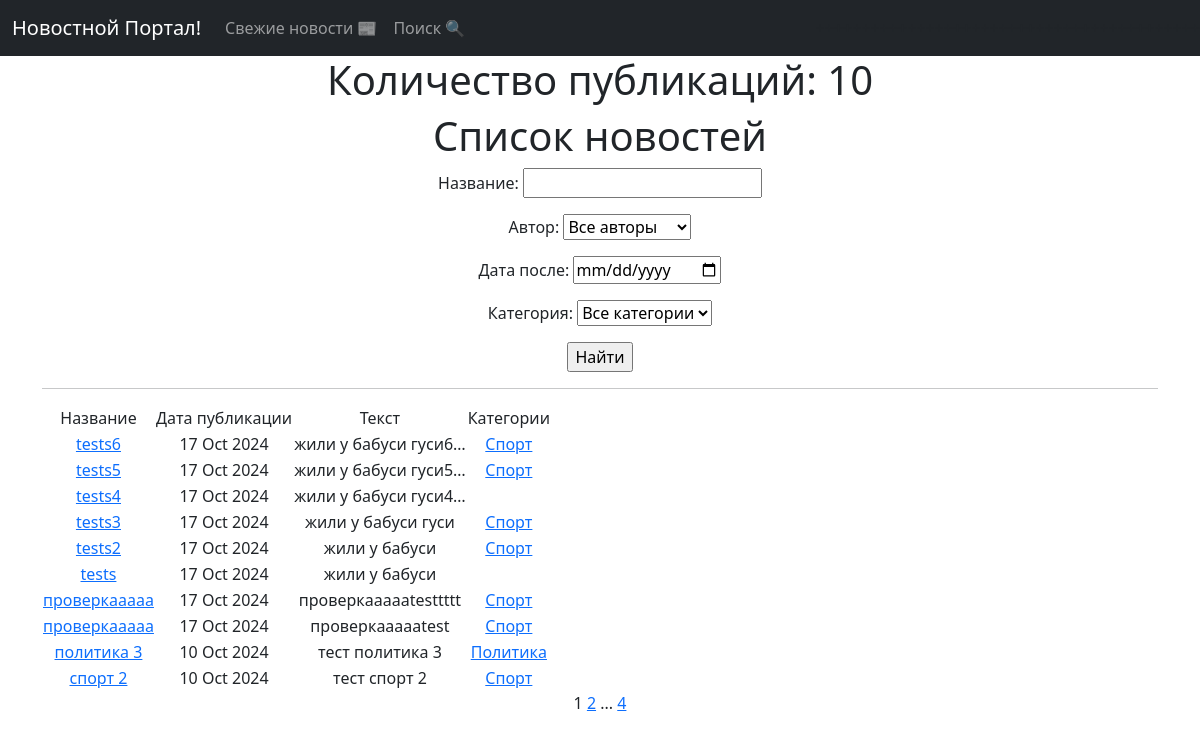
The app's page /post/search/, older data.
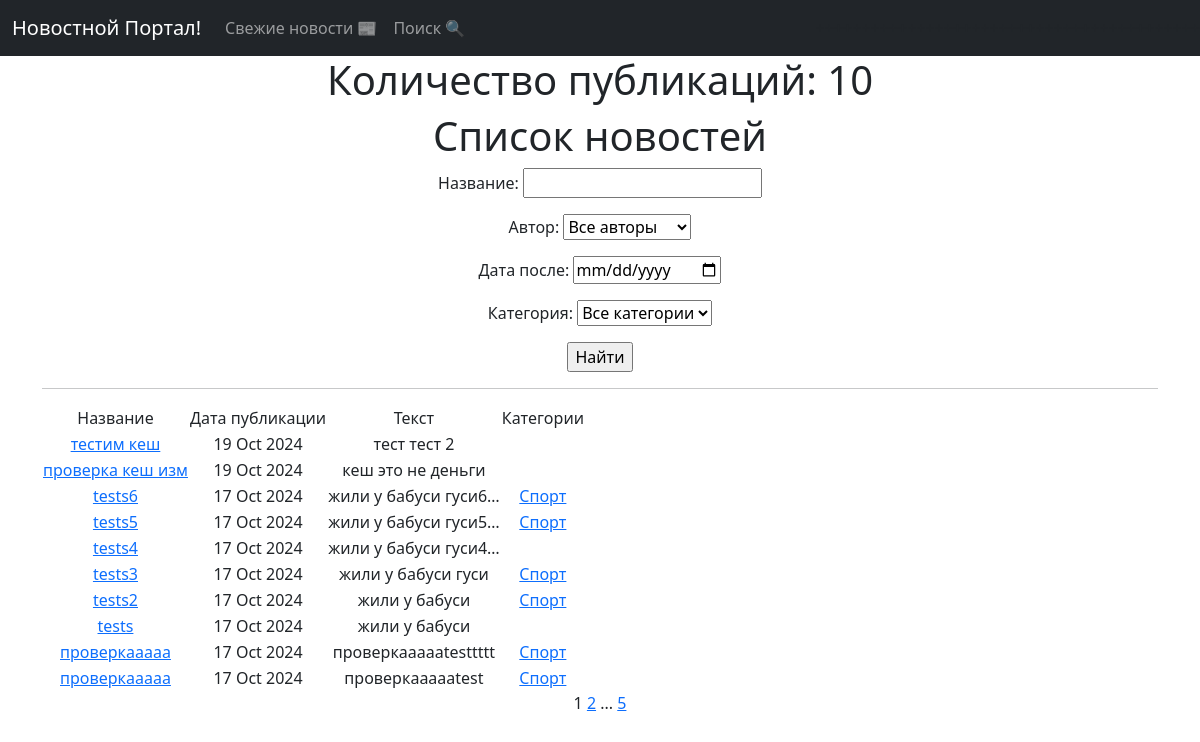
The same page, newer data.
### news/models.py (models this page shows, shortened)
class Post(models.Model):
    article = 'AR'
    news = 'NE'
    POSITIONS = [
        (article, 'Статья'),
        (news, 'Новость')
    ]
    author = models.ForeignKey(Author, on_delete=models.CASCADE)
    post_type = models.CharField(max_length=2, choices=POSITIONS, default=news)
    time_post = models.DateTimeField(auto_now_add=True)
    category = models.ManyToManyField(Category, through='PostCategory')
    title = models.CharField(max_length=255)
    text = models.TextField()
    rating = models.IntegerField(default=0)

class Category(models.Model):
    name = models.CharField(max_length=50, unique=True)
    subscribers = models.ManyToManyField(User, blank=True, null=True, related_name='categories')
    def __str__(self):
        return self.name.title()

### news/views.py (the view)
# urls.py: path('', PostsList.as_view(), name='post_list'),
class PostsList(ListView):
    model = Post
    ordering = '-time_post'
    context_object_name = 'posts'
    paginate_by = 10
    def get_queryset(self):
        queryset = super().get_queryset()
        self.filterset = PostFilter(self.request.GET, queryset)
        return self.filterset.qs
    def get_context_data(self, **kwargs):
        context = super().get_context_data(**kwargs)
        context['filterset'] = self.filterset
        return context
    def get_template_names(self):
        if self.request.path == '/post/search/':
            return 'flatpages/post_search.html'
        return 'flatpages/posts.html'

### news/models.py (called while the page is built)
    def __str__(self):
        return self.user.username

### templates/flatpages/post_search.html (shortened to what this page needs)
{% extends 'flatpages/default.html' %}
{% load custom_filters %}
{% block content %}
    <h1>Количество публикаций: {{ posts|length }} </h1>
    <h1>Список новостей</h1>
    <form action="" method="get">
       {{ filterset.form.as_p }}
       <input type="submit" value="Найти" />
    </form>
    <hr>
    {% if posts %}
        <table>
            <tr>
                <td>Название</td>
                <td>Дата публикации</td>
                <td>Текст</td>
                <td>Категории</td>
            </tr>
            {% for post in posts %}
            <tr>
                <td><a href="{% url 'post_detail' post.id %}">{{ post.title }}</a></td>
                <td>{{ post.time_post|date:'d M Y' }}</td>
                <td>{{ post.text|truncatechars:20 }}</td>
                <td>{% for category in post.category.all %}
                        <a href="{% url 'category_list' category.id %}">{{ category }}</a>
                    {% endfor %}
                </td>
            </tr>
            {% endfor %}
        </table>
    {% else %}
        <h2>Новостей нет! =( </h2>
    {% endif %}
    {{ page_obj.number }}
    {% if page_obj.has_next %}
        <a href="?page={{ page_obj.next_page_number }}">{{ page_obj.next_page_number }}</a>
        {% if paginator.num_pages != page_obj.next_page_number %}
           ...
           <a href="?page={{ page_obj.paginator.num_pages }}">{{ page_obj.paginator.num_pages }}</a>
       {% endif %}
    {% endif %}
{% endblock content %}

Row changes from the older to the newer data that the page shows:
no longer on this page (row unchanged): Post: title "политика 3", time_post "10 Oct 2024", text "тест политика 3"
no longer on this page (row unchanged): Category: name "Политика", shown under "политика 3"
no longer on this page (row unchanged): Post: title "спорт 2", time_post "10 Oct 2024", text "тест спорт 2", Category (name "Спорт")
added Post: title "тестим кеш", time_post "19 Oct 2024", text "тест тест 2"
added Post: title "проверка кеш изм", time_post "19 Oct 2024", text "кеш это не деньги"
Text that changed along with them:
{{ page_obj.paginator.num_pages }}: "4" → "5"
